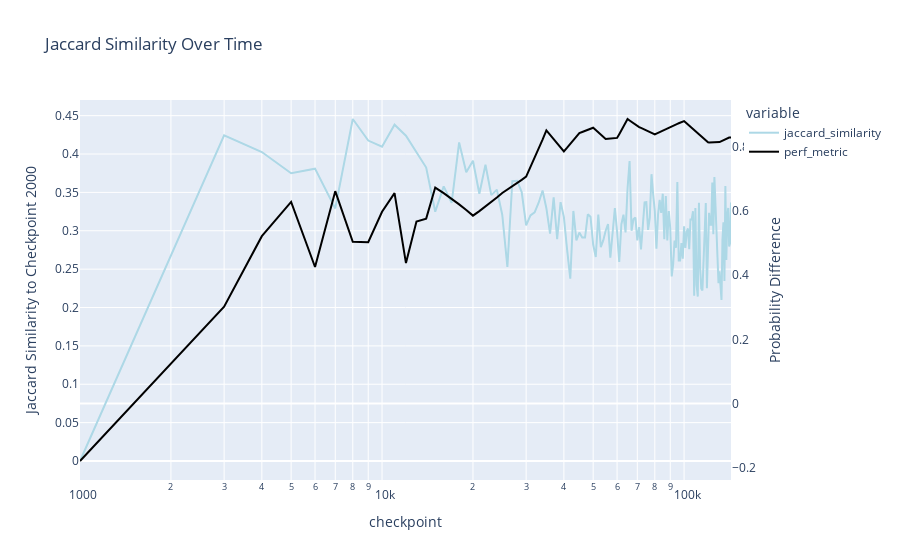

The notebook cell saved with this chart:
### Code cell
comparison_checkpoint = 2000

jaccard_reference_results = compute_jaccard_similarity_to_reference(df, comparison_checkpoint)

# Add a new column for the performance metric by mapping the checkpoint_2 values using the perf_metric_dict
jaccard_reference_results['perf_metric'] = jaccard_reference_results['checkpoint'].map(perf_metric_dict)

# Interpolate missing values
jaccard_reference_results['perf_metric'] = jaccard_reference_results['perf_metric'].interpolate(method='linear')

# plot jaccard similarity over time
fig = px.line(jaccard_reference_results, x='checkpoint', y=['jaccard_similarity'], title='Jaccard Similarity Over Time', log_x=True)

# Specify colors for each line
colors = {'jaccard_similarity': 'lightblue', 'perf_metric': 'black'}

# Update each trace with the specified color
for i, trace in enumerate(fig.data):
    fig.data[i].update(line=dict(color=colors[trace.name]))


fig.update_layout(
    yaxis2=dict(title="Probability Difference", overlaying="y", side="right", showgrid=False)
)
fig.add_trace(
    go.Scatter(x=jaccard_reference_results['checkpoint'], y=jaccard_reference_results['perf_metric'], name='perf_metric', mode='lines', yaxis='y2', line=dict(color=colors['perf_metric']))
)

# Optional: Update the layout if you need to adjust titles or other aesthetics
fig.update_layout(
    yaxis_title=f"Jaccard Similarity to Checkpoint {comparison_checkpoint}"
)

fig.show()

### Figure 1 — Plotly figure (JSON) as saved in the notebook; plotly's stock layout.template omitted (floating-point values rounded to 4 significant figures; data arrays with more than 128 entries replaced by an {"elided": "..."} marker saying what was removed)
{"data": [{"hovertemplate": "variable=jaccard_similarity<br>checkpoint=%{x}<br>value=%{y}<extra></extra>", "legendgroup": "jaccard_similarity", "line": {"color": "lightblue", "dash": "solid"}, "marker": {"symbol": "circle"}, "mode": "lines", "name": "jaccard_similarity", "orientation": "v", "showlegend": true, "type": "scatter", "x": {"elided": "142 int values"}, "xaxis": "x", "y": {"elided": "142 float values"}, "yaxis": "y"}, {"line": {"color": "black"}, "mode": "lines", "name": "perf_metric", "type": "scatter", "x": {"elided": "142 int values"}, "y": {"elided": "142 float values"}, "yaxis": "y2"}], "layout": {"legend": {"title": {"text": "variable"}, "tracegroupgap": 0}, "title": {"text": "Jaccard Similarity Over Time"}, "xaxis": {"anchor": "y", "domain": [0, 1], "title": {"text": "checkpoint"}, "type": "log"}, "yaxis": {"anchor": "x", "domain": [0, 1], "title": {"text": "Jaccard Similarity to Checkpoint 2000"}}, "yaxis2": {"overlaying": "y", "showgrid": false, "side": "right", "title": {"text": "Probability Difference"}}}}
